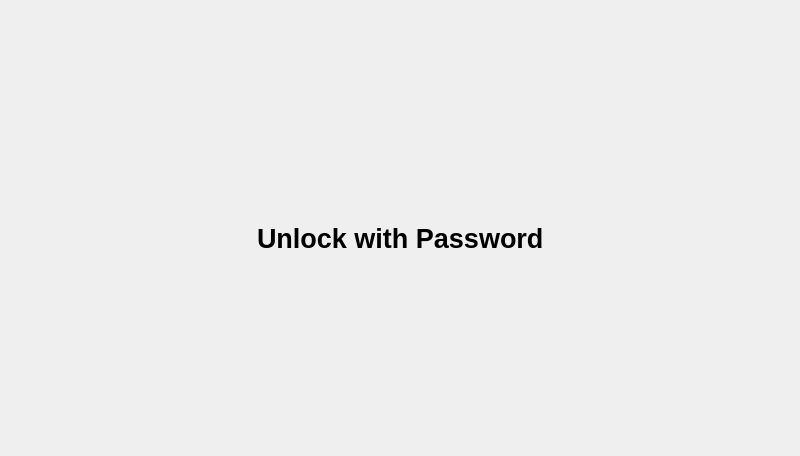
<?xml version="1.0" encoding="UTF-8"?>
<ui version="4.0">
 <class>LockedPage</class>
 <widget class="QWidget" name="LockedPage">
  <property name="geometry">
   <rect>
    <x>0</x>
    <y>0</y>
    <width>800</width>
    <height>456</height>
   </rect>
  </property>
  <property name="windowTitle">
   <string>Form</string>
  </property>
  <layout class="QGridLayout" name="gridLayout_2">
   <item row="1" column="2">
    <spacer name="horizontalSpacer_2">
     <property name="orientation">
      <enum>Qt::Orientation::Horizontal</enum>
     </property>
     <property name="sizeHint" stdset="0">
      <size>
       <width>40</width>
       <height>20</height>
      </size>
     </property>
    </spacer>
   </item>
   <item row="0" column="1">
    <spacer name="verticalSpacer">
     <property name="orientation">
      <enum>Qt::Orientation::Vertical</enum>
     </property>
     <property name="sizeHint" stdset="0">
      <size>
       <width>20</width>
       <height>40</height>
      </size>
     </property>
    </spacer>
   </item>
   <item row="1" column="1">
    <layout class="QVBoxLayout" name="verticalLayout">
     <item>
      <widget class="QLabel" name="lockIconContainer">
       <property name="text">
        <string/>
       </property>
      </widget>
     </item>
     <item>
      <widget class="QLabel" name="LockText">
       <property name="font">
        <font>
         <pointsize>20</pointsize>
         <bold>true</bold>
        </font>
       </property>
       <property name="text">
        <string>Unlock with Password</string>
       </property>
      </widget>
     </item>
    </layout>
   </item>
   <item row="1" column="0">
    <spacer name="horizontalSpacer">
     <property name="orientation">
      <enum>Qt::Orientation::Horizontal</enum>
     </property>
     <property name="sizeHint" stdset="0">
      <size>
       <width>40</width>
       <height>20</height>
      </size>
     </property>
    </spacer>
   </item>
   <item row="2" column="1">
    <spacer name="verticalSpacer_2">
     <property name="orientation">
      <enum>Qt::Orientation::Vertical</enum>
     </property>
     <property name="sizeHint" stdset="0">
      <size>
       <width>20</width>
       <height>40</height>
      </size>
     </property>
    </spacer>
   </item>
  </layout>
 </widget>
 <resources/>
 <connections/>
</ui>
